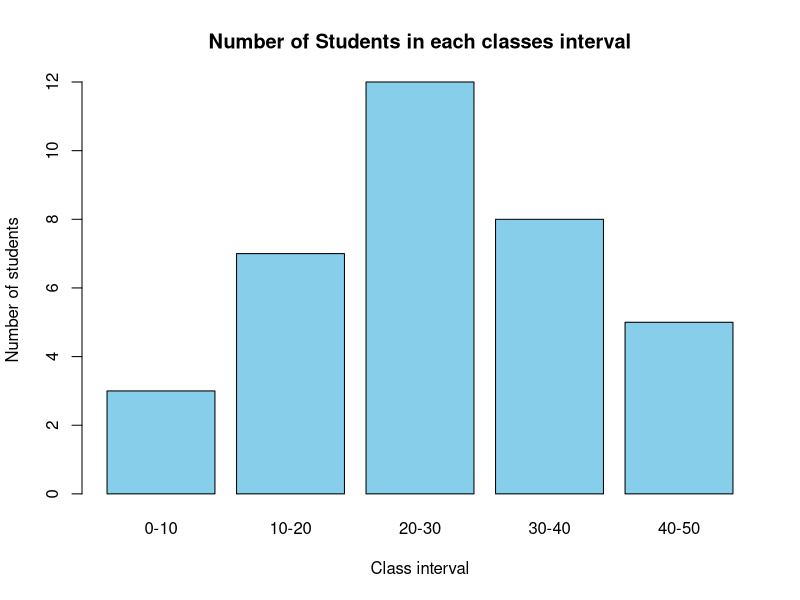
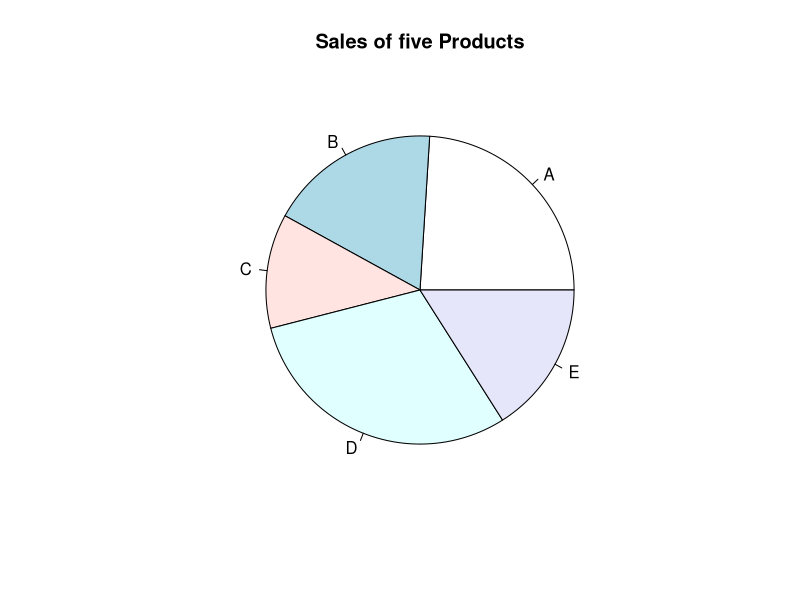
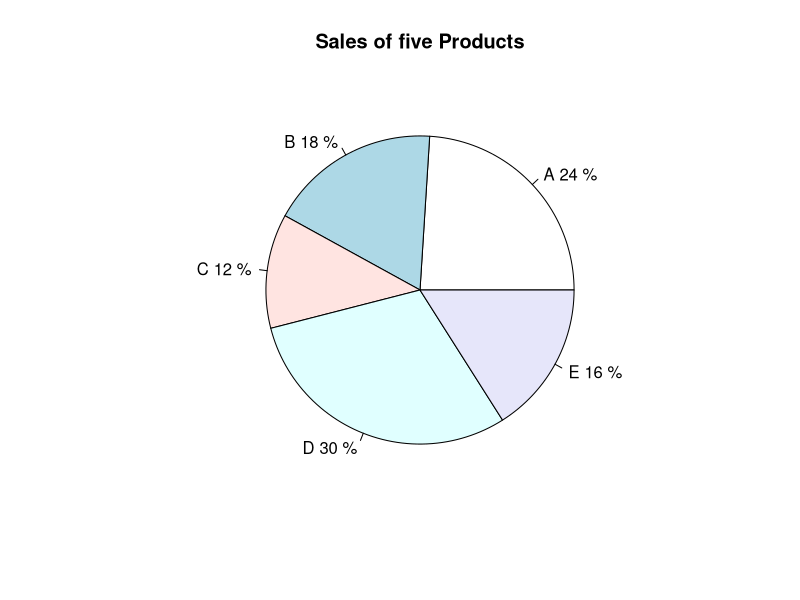
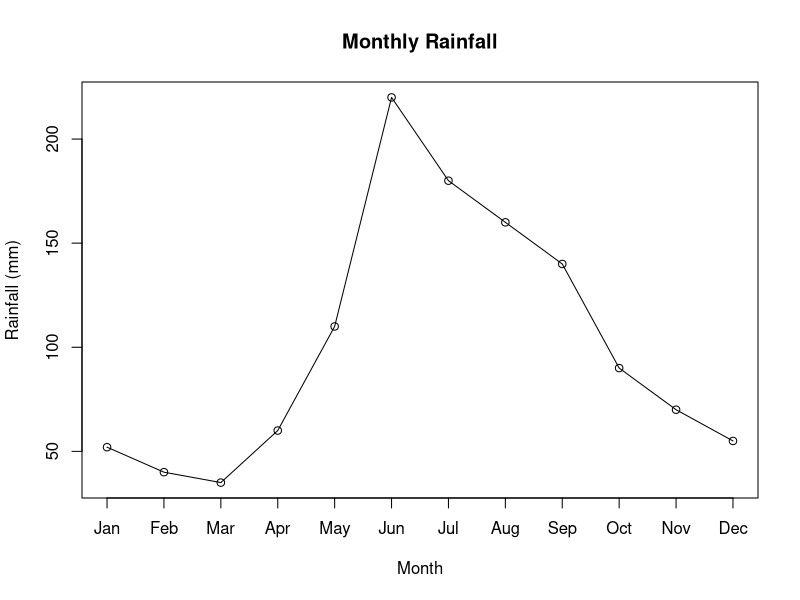

The R script that drew these images, in order:
#MCA044
#Nidhish Chandran

#Question-1

#Create a numeric vector
num <-c(10,12,15,18,20,22,25,30,35,40,45,100)

#mean of the num
mean(num)

#median of the num
median(num)

#first and third quartile
quantile(num,probs=c(0.25,0.75))

#summary of the num
summary(num)

#Question-2 => Calculate variance and standard deviation

x<-c(10,12,15,18,20,22,25,30,35,40,45,100)
n<-length(x)
x_mean<-mean(x)
variance<-sum(((x-x_mean)^2)/(n-1))
std_dev<-sqrt(variance)
variance
std_dev

#Question-3 => for a given data set show using R output that the mean and median are not equal
#Explain the reason brie

m<-c(10,12,15,18,20,22,25,30,35,40,45,100)
mean(m)
median(m)
#The mean and median are not equal because the data set 
#contain an extreme value The mean is affected by the outliers but 
#median is not
#Hence the mean get pulled towards the larger value



# Part B:Grouped Data

#Question 4:


lower<-c(0,10,20,30,40)
upper<-c(10,20,30,40,50)
f<-c(3,7,12,8,5)

mid<-(lower+upper)/2
mid

#mean of grouped data

mean_grouped<-sum(f*mid)/sum(f)
mean_grouped

#Question 4B:

cbind(lower,upper,mid)

#Question 5:Cumulative frequency

cf <-cumsum(f)
cf

#Total frequency
N<-sum(f)
N
N/2

#Find the median class (20-30)

#Median

L<-20
cf_prev<-10
f_m<-12
h<-10
N<-sum(f)

median_grouped<-L+((N/2-cf_prev)/f_m)*h
median_grouped

#Part C: Data Visualization

#Question 6

classes<-c("0-10","10-20","20-30","30-40","40-50")
freq<-c(3,7,12,8,5)

barplot(freq,
         names.arg=classes,
         main="Number of Students in each classes interval",
         xlab="Class interval",
         ylab="Number of students",
         col="Skyblue")

#Question 7

sales<-c(120,90,60,150,80)
labels<-c("A","B","C","D","E")

pie(sales,labels = labels,main="Sales of five Products")

#B:

percent<-round(sales/sum(sales)*100,1)
pie(
    sales,
    labels = paste(labels,percent,'%'),
    main="Sales of five Products"
    )

#Question 8

months <- c("Jan","Feb","Mar","Apr","May","Jun","Jul","Aug","Sep","Oct","Nov","Dec")
rain <- c(52, 40, 35, 60, 110, 220, 180, 160, 140, 90, 70, 55)
plot(1:12, rain,
     type = "o",
     xaxt = "n",
     xlab = "Month",
     ylab = "Rainfall (mm)",
     main = "Monthly Rainfall")

axis(1, at = 1:12, labels = months)

#B
months[which.max(rain)]


#MCA044
#Nidhish Chandran
